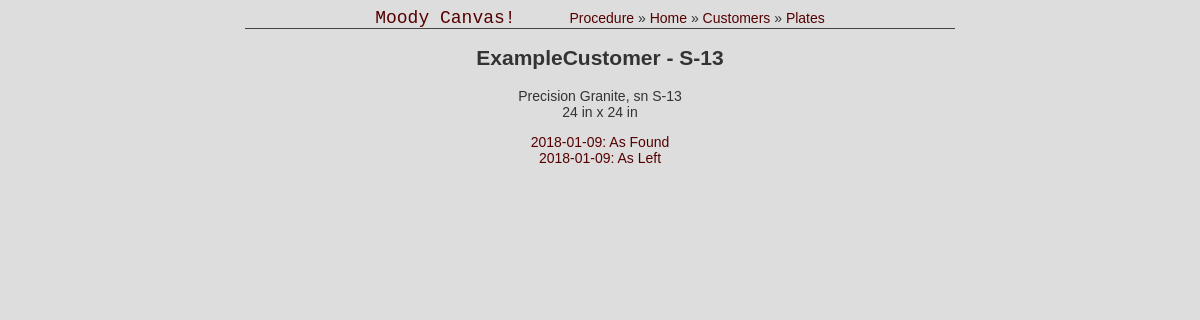
The page /Moody/ExampleCustomer/S-13/ on the database its author committed.
### Moody/models.py (models this page shows, shortened)
class Verif(models.Model):
    plate_id = models.ForeignKey(Plate, on_delete=models.CASCADE)
    verif_date = models.DateTimeField('date performed')
    verif_foot = models.IntegerField()
    verif_north = models.IntegerField(default=4)
    verif_NS = models.IntegerField()
    verif_EW = models.IntegerField()
    verif_top = models.FloatField()
    verif_bot = models.FloatField()
    verif_start = models.FloatField()
    verif_end = models.FloatField()
    verif_rep = models.IntegerField()
    verif_flat = models.IntegerField()
    verif_grade = models.CharField(max_length=4)
    verif_len = models.IntegerField()
    verif_wid = models.IntegerField()
    verif_diag = models.IntegerField()
    clos_7 = models.IntegerField()
    clos_8 = models.IntegerField()
    verif_cert = models.TextField(max_length=50)
    verif_tech = models.TextField(max_length=50)
    verif_descr = models.TextField(max_length=50)
    verif_min = models.IntegerField()
    verif_max = models.IntegerField()
    def __str__(self):
        return str(self.verif_date.date())

class Plate(models.Model):
    cust_id = models.ForeignKey(Customer, on_delete=models.CASCADE)
    plate_id = models.CharField(max_length=50)
    plate_sn = models.CharField(max_length=50)
    plate_mfr = models.CharField(max_length=50)
    plate_wid = models.IntegerField()
    plate_len = models.IntegerField()

### Moody/views.py (the view)
# urls.py: path('<str:custname>/<str:id_no>/', views.VerifsView.as_view(), name='verifs'),
class VerifsView(generic.ListView):
    template_name = 'Moody/verifs.html'
    context_object_name = 'recent_verifs'
    def get_queryset(self):
        return Verif.objects.filter(plate_id=Plate.objects.get(plate_id=self.kwargs['id_no']))

### Moody/templates/Moody/verifs.html (shortened to what this page needs)
<!DOCTYPE html>
<html>
<head>
</head>
<body>
    <div id="header">
        <ul id="nav">
            <li><a href="{% url 'home:index' %}" style="font-size: 18px; font-family: Courier New, Courier, monospace; margin-right: 50px;">Moody Canvas!</a></li>
            <li><a rel="dead placeholder link">Procedure</a> &raquo;</li>
            <li><a href="{% url 'Moody:index' %}">Home</a> &raquo;</li>
            <li><a href="{% url 'Moody:customers' %}">Customers</a> &raquo;</li>
            <li><a href="{% url 'Moody:plates' view.kwargs.custname %}">Plates</a></li>
        </ul>
    </div>
    <h2>{{ view.kwargs.custname }} - {{ view.kwargs.id_no }}</h2>
{% if not recent_verifs %}
    <h2>No verifications on this plate.</h2>
    {% if user.is_authenticated %}
    <p><a href="{% url 'Moody:new_verif' view.kwargs.custname view.kwargs.id_no %}">Verify This Plate Now</a></p>
    {% endif %}
{% else %}
    <p>{{ recent_verifs.0.plate_id.plate_mfr }}, sn {{ recent_verifs.0.plate_id.plate_sn }}<br />{{ recent_verifs.0.plate_id.plate_wid }} in x {{ recent_verifs.0.plate_id.plate_len }} in</p>
    <ul>
        {% for v in recent_verifs %}
        <li><a href="{% url 'Moody:summary' view.kwargs.custname view.kwargs.id_no v.id %}">{{ v }}: {{ v.verif_descr }}</a></li>
        {% endfor %}
    </ul>
    {% endif %}
</body>
</html>

### Moody/templates/Moody/verifs.html (style rules this page uses)
a, a:visited, a:active { color: #500; text-decoration: none; }
ul, li { list-style-type: none; list-style-position: inside; padding: 0; margin: 0; }
#nav { list-style-type: none; display: inline-block; margin: 0 auto; }
#nav li { list-style-type: none; display: inline-block; }
#header { position: relative; display: inline-block; margin: 0 auto; text-align: center; width: 60%; border-bottom: 1px solid #444; }

### rows shown on the page
Verif: plate_id.plate_mfr "Precision Granite", plate_id.plate_sn "S-13", plate_id.plate_wid "24", plate_id.plate_len "24", verif_date "2018-01-09", verif_descr "As Found"
Verif: verif_date "2018-01-09", verif_descr "As Left"

### other values the page prints
{{ view.kwargs.custname }} "ExampleCustomer"
{{ view.kwargs.id_no }} "S-13"
